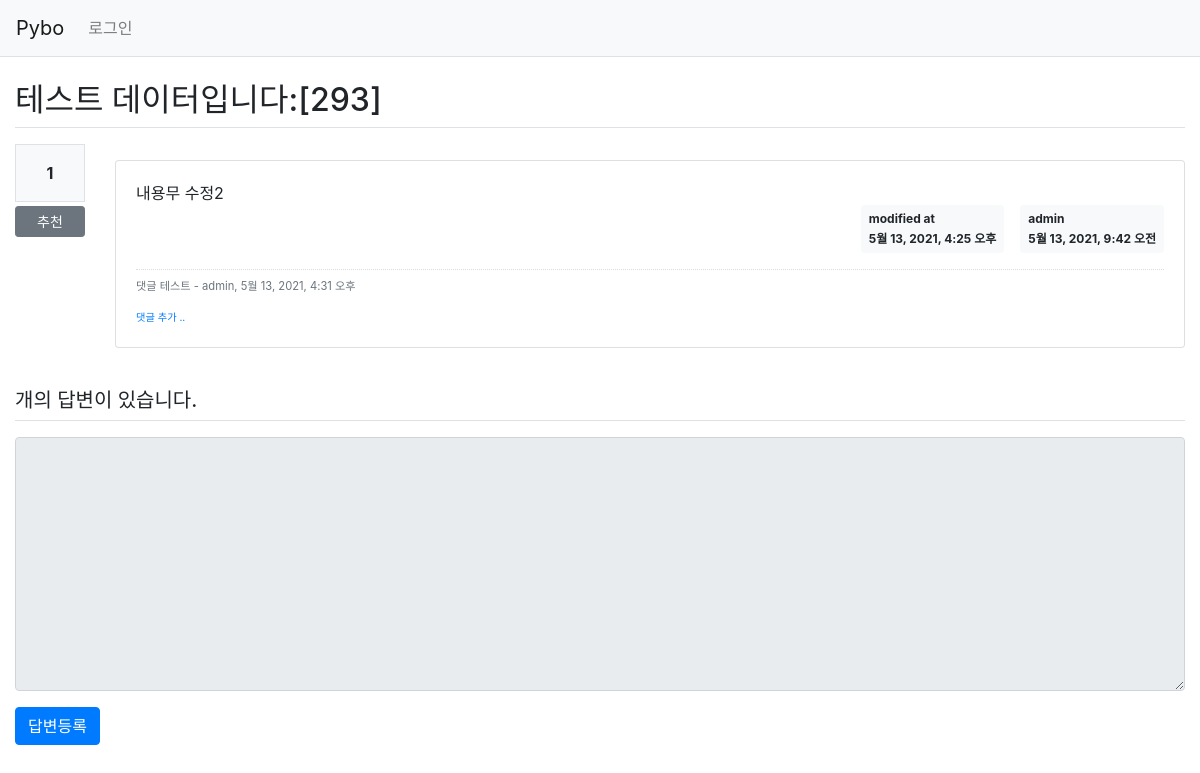
Page /pybo/298/ on the committed database.
### pybo/models.py (models this page shows, shortened)
class Question(models.Model):
    author = models.ForeignKey(
        User, on_delete=models.CASCADE, related_name='author_question')
    subject = models.CharField(max_length=200)
    content = models.TextField()
    create_date = models.DateTimeField()
    modify_date = models.DateTimeField(null=True, blank=True)
    voter = models.ManyToManyField(User, related_name='voter_question')

class Comment(models.Model):
    author = models.ForeignKey(User, on_delete=models.CASCADE)
    content = models.TextField()
    create_date = models.DateTimeField()
    modify_date = models.DateTimeField(null=True, blank=True)
    question = models.ForeignKey(
        Question, null=True, blank=True, on_delete=models.CASCADE)
    answer = models.ForeignKey(
        Answer, null=True, blank=True, on_delete=models.CASCADE)

### pybo/views/base_views.py (the view)
def detail(request, question_id):
    question = get_object_or_404(Question, pk=question_id)
    context = {'question': question}
    return render(request, 'pybo/question_detail.html', context)

### templates/pybo/question_detail.html (shortened to what this page needs)
{% extends 'base.html' %}
{% block content %}
    <div class="container-fluid my-3">
        <h2 class="border-bottom py-2">{{ question.subject }}</h2>
        <div class="row my-3">
            <div class="col-1">
                <div class="bg-light text-center p-3 border font-weight-bolder mb-1">{{question.voter.count}}</div>
                <a
                    href="#"
                    data-uri="{% url 'pybo:vote_question' question.id  %}"
                    class="recommend btn btn-sm btn-secondary btn-block my-1">추천</a>
            </div>
            <div class="col-11">
                <div class="card my-3">
                    <div class="card-body">
                        <div class="card-text" style="white-space: pre-line;">{{ question.content }}</div>
                        <div class="d-flex justify-content-end">
                            {% if question.modify_date %}
                                <div class="badge badge-light p-2 text-left mx-3">
                                    <div class="mb-2">modified at</div>
                                    <div>{{ question.modify_date }}</div>
                                </div>
                            {% endif %}
                            <div class="badge badge-light p-2 text-left">
                                <div class="mb-2">{{ question.author.username }}</div>
                                <div>{{ question.create_date }}</div>
                            </div>
                        </div>
                        {% if question.comment_set.count > 0 %}
                            <div class="mt-3">
                                {% for comment in question.comment_set.all %}
                                    <div class="comment py-2 text-muted">
                                        <span style="white-space: pre-line;">{{ comment.content }}</span>
                                        <span>
                                            -
                                            {{ comment.author }},
                                            {{ comment.create_date }}
                                        </span>
                                    </div>
                                {% endfor %}
                            </div>
                        {% endif %}
                        <div>
                            <a href="{% url 'pybo:comment_create_question' question.id  %}" class="small">
                                <small>댓글 추가 ..</small>
                            </a>
                        </div>
                    </div>
                </div>
            </div>
        </div>
        <h5 class="border-bottom my-3 py-2">{{question.answer_set.count}}개의 답변이 있습니다.</h5>
        <form
            action="{% url 'pybo:answer_create' question.id %}"
            method="post"
            class="my-3">
            <div class="form-group">
                <textarea
                    {% if not user.is_authenticated %}
                    disabled="disabled{% endif %}"
                    name="content"
                    id="content"
                    class="form-control"
                    rows="10"></textarea>
            </div>
            <input type="submit" value="답변등록" class="btn btn-primary">
        </form>
    </div>
{% endblock %}

### static/style.css (style rules this page uses)
.comment { border-top:dotted 1px #ddd; font-size:0.7em; }

### rows in the picture
Question: subject "테스트 데이터입니다:[293]", voter.count "1", content "내용무 수정2", modify_date "5월 13, 2021, 4:25 오후", author.username "admin", create_date "5월 13, 2021, 9:42 오전"
Comment: content "댓글 테스트", author "admin", create_date "5월 13, 2021, 4:31 오후"
